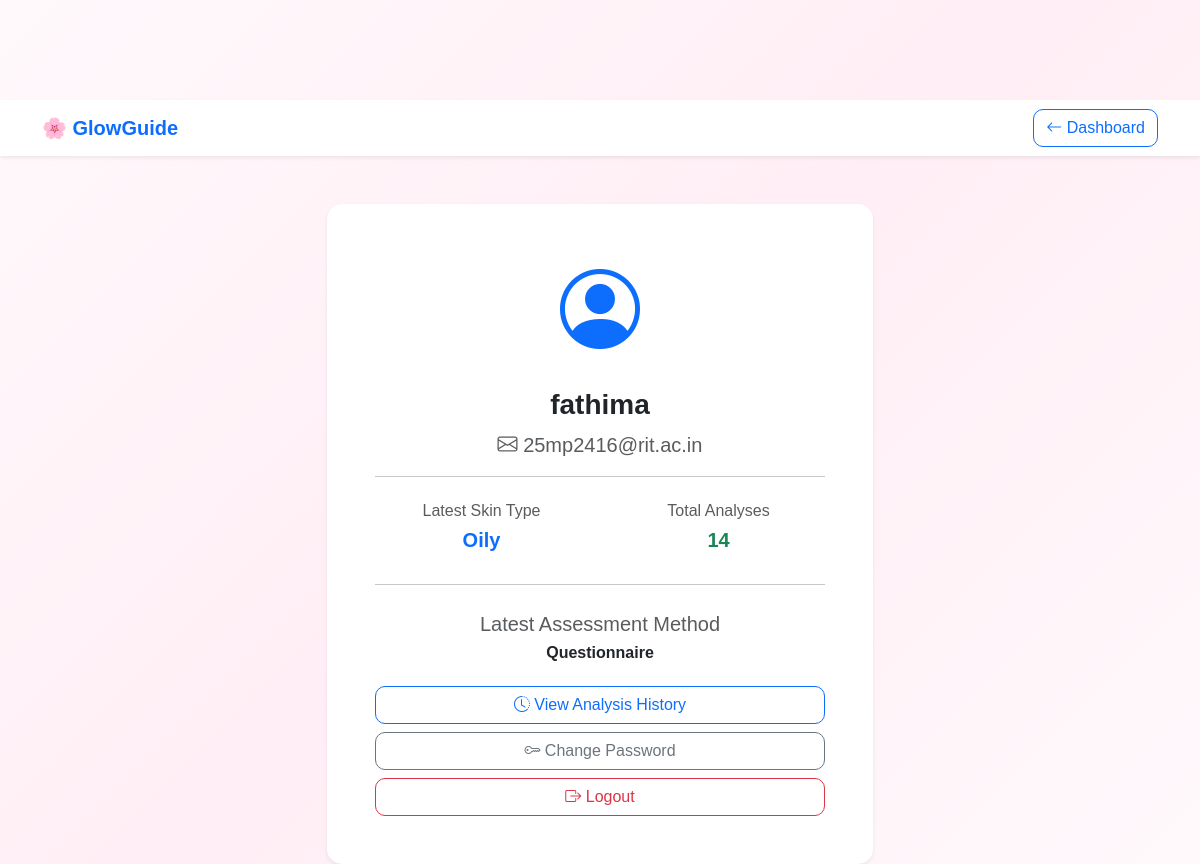
The app's page /profile (signed in), older data.
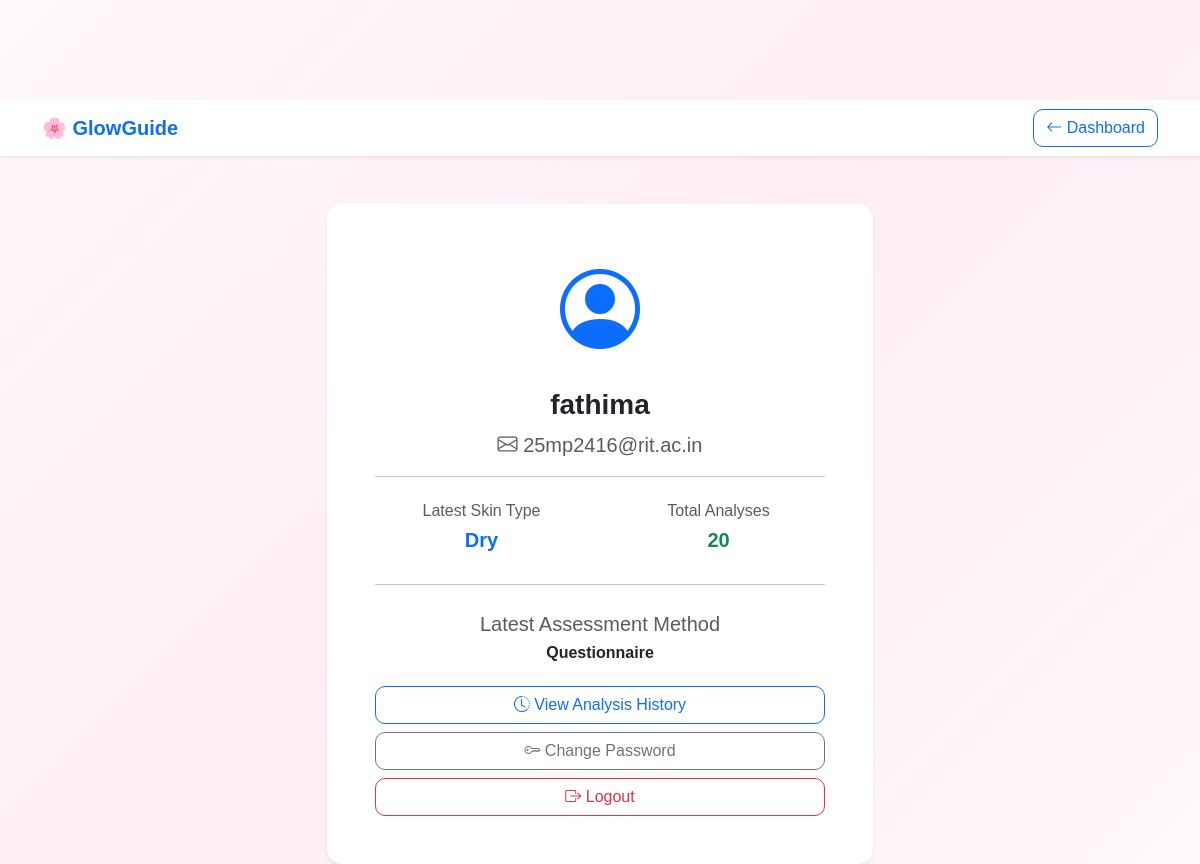
The same page, newer data.
### tables this page shows
CREATE TABLE analysis_history (
    id INTEGER PRIMARY KEY AUTOINCREMENT,
    user_email TEXT NOT NULL,
    analysis_date TIMESTAMP DEFAULT CURRENT_TIMESTAMP,
    method TEXT NOT NULL,
    skin_type TEXT NOT NULL,
    confidence REAL,
    image_name TEXT
);

### app.py (the view)
@app.route("/profile")
def profile():
    if "user" not in session:
        return redirect("/login")
    conn = get_db_connection()
    cursor = conn.cursor()
    cursor.execute(
        "SELECT fullname, email FROM users WHERE email = ?",
        (session["user_email"],)
    )
    user = cursor.fetchone()
    cursor.execute(
        "SELECT COUNT(*) FROM analysis_history WHERE user_email = ?",
        (session["user_email"],)
    )
    analysis_count = cursor.fetchone()[0]
    cursor.execute("""
        SELECT skin_type, method
        FROM analysis_history
        WHERE user_email = ?
        ORDER BY id DESC
        LIMIT 1
    """, (session["user_email"],))
    latest_analysis = cursor.fetchone()
    conn.close()
    return render_template(
        "profile.html",
        user=user,
        analysis_count=analysis_count,
        latest_analysis=latest_analysis
    )

### app.py (called while the page is built)
def get_db_connection():
    conn = sqlite3.connect("glowguide.db")
    conn.row_factory = sqlite3.Row
    return conn

### templates/profile.html (shortened to what this page needs)
<!DOCTYPE html>
<html lang="en">
<head>
    <link
        href="https://cdn.jsdelivr.net/npm/bootstrap@5.3.3/dist/css/bootstrap.min.css"
        rel="stylesheet">
    <link
        rel="stylesheet"
        href="https://cdn.jsdelivr.net/npm/bootstrap-icons@1.11.3/font/bootstrap-icons.min.css">
    <link
        rel="stylesheet"
        href="{{ url_for('static', filename='css/style.css') }}">
</head>
<body class="bg-light">
<nav class="navbar navbar-expand-lg navbar-light bg-white shadow-sm">
    <div class="container">
        <a
            href="{{ url_for('dashboard') }}"
            class="navbar-brand fw-bold text-primary">
            🌸 GlowGuide
        </a>
        <a
            href="{{ url_for('dashboard') }}"
            class="btn btn-outline-primary">
            <i class="bi bi-arrow-left"></i>
            Dashboard
        </a>
    </div>
</nav>
<div class="container mt-5">
    <div class="row justify-content-center">
        <div class="col-md-8 col-lg-6">
            <div class="card shadow-sm border-0">
                <div class="card-body p-5 text-center">
                    <div class="mb-3">
                        <i
                            class="bi bi-person-circle text-primary"
                            style="font-size: 80px;">
                        </i>
                    </div>
                    <h3 class="fw-bold">
                        {{ user["fullname"] }}
                    </h3>
                    <p class="text-muted">
                        <i class="bi bi-envelope"></i>
                        {{ user["email"] }}
                    </p>
                    <hr>
                    <div class="row text-center mt-4">
                        <div class="col-6">
                            <h6 class="text-muted">
                                Latest Skin Type
                            </h6>
                            {% if latest_analysis %}
                            <h5 class="fw-bold text-primary">
                                {{ latest_analysis["skin_type"]|capitalize }}
                            </h5>
                            {% else %}
                            <p class="text-muted">
                                Not analyzed yet
                            </p>
                            {% endif %}
                        </div>
                        <div class="col-6">
                            <h6 class="text-muted">
                                Total Analyses
                            </h6>
                            <h5 class="fw-bold text-success">
                                {{ analysis_count }}
                            </h5>
                        </div>
                    </div>
                    <hr class="my-4">
                    {% if latest_analysis %}
                    <div class="mb-4">
                        <p class="text-muted mb-1">
                            Latest Assessment Method
                        </p>
                        <h6 class="fw-bold">
                            {{ latest_analysis["method"] }}
                        </h6>
                    </div>
                    {% endif %}
                    <div class="d-grid gap-2">
                        <a
                            href="{{ url_for('history') }}"
                            class="btn btn-outline-primary">
                            <i class="bi bi-clock-history"></i>
                            View Analysis History
                        </a>
                        <a
                            href="{{ url_for('change_password') }}"
                            class="btn btn-outline-secondary">
                            <i class="bi bi-key"></i>
                            Change Password
                        </a>
                        <a
                            href="{{ url_for('logout') }}"
                            class="btn btn-outline-danger">
                            <i class="bi bi-box-arrow-right"></i>
                            Logout
                        </a>
                    </div>
                </div>
            </div>
        </div>
    </div>
</div>
</body>
</html>

Row changes from the older to the newer data that the page shows:
no longer on this page (row unchanged): analysis_history: skin_type "Oily", method "Questionnaire"
added analysis_history: skin_type "Dry", method "Questionnaire"
Text that changed along with them:
{{ analysis_count }}: "14" → "20"
